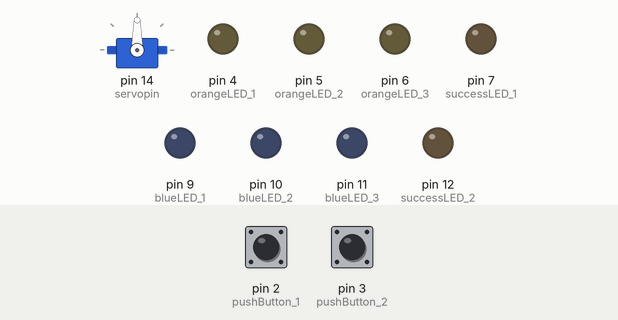
This sketch was run on a simulated Arduino Uno, built with avr-gcc and run on an emulated ATmega328P. On the bench: servo, output pins drawn as LEDs (lit = HIGH). The inputs (shaded band) are chosen by the test bench; at power-on: pin 2 (pushButton_1) HIGH, pin 3 (pushButton_2) HIGH. Random numbers use the default seed unless the sketch sets one.

Above: at 1.2 s.
1.3 s: pin 2 (pushButton_1) pulled LOW for 3.2 s
At 5.5 s:
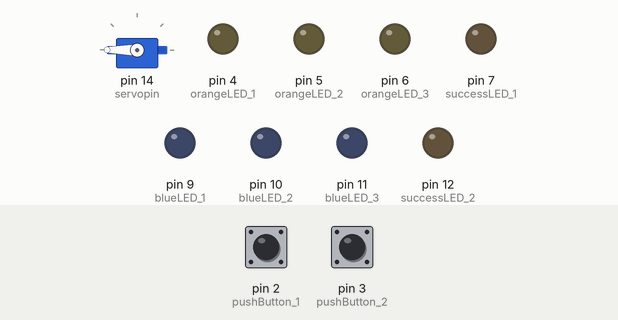
7.5 s: pin 3 (pushButton_2) pulled LOW for 3.2 s
At 13.2 s:
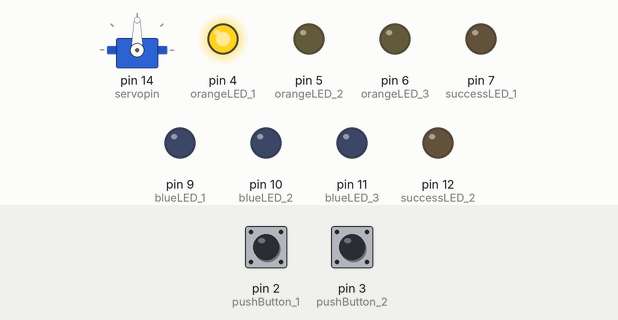
13.7 s: pin 3 (pushButton_2) pulled LOW for 0.15 s
At 14.6 s:
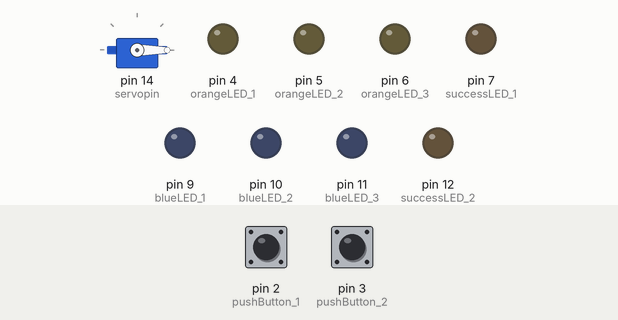
16.8 s: pin 3 (pushButton_2) pulled LOW for 1 s
At 19.9 s:
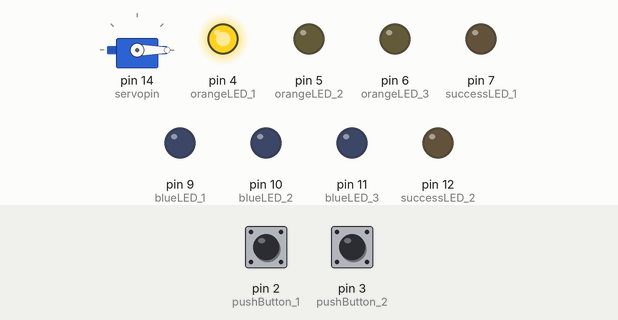
20.8 s: pin 2 (pushButton_1) pulled LOW for 3.2 s
At 26.4 s:
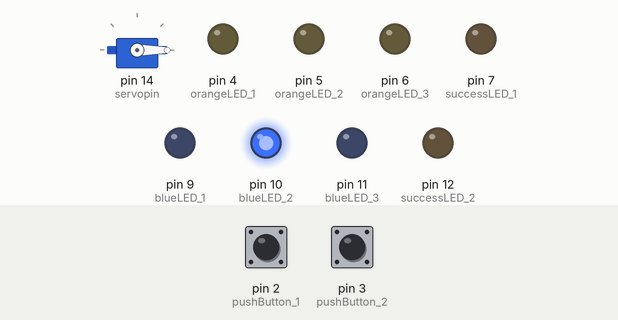
27.0 s: pin 2 (pushButton_1) pulled LOW for 1 s
At 32.8 s:
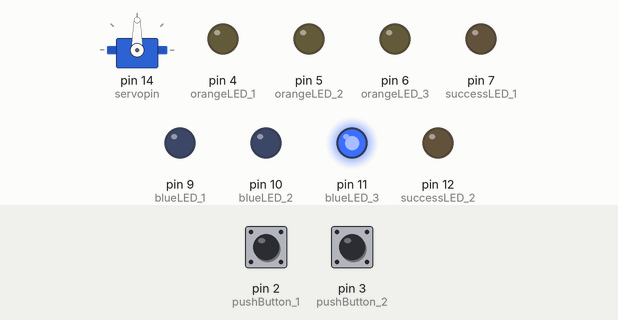
Timing chart, 0 to 40.1 s (numbered marks = the images above; inputs shaded):
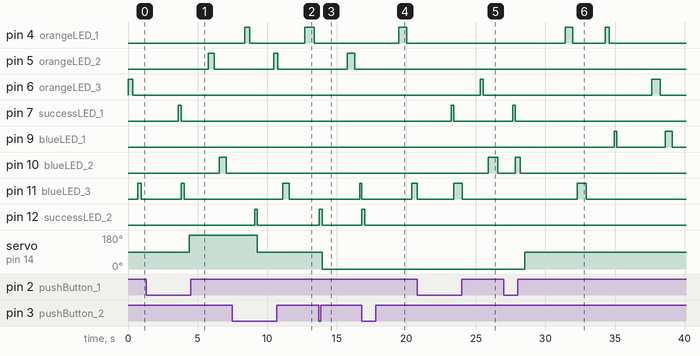

The sketch:

FINAL_CODE.ino
```cpp
// C++ code
#include <Servo.h>

int randomTime;
int p1_score=0;
int p2_score=0;
// I initialized player 1 LEDs
int orangeLED_1=4;
int orangeLED_2=5;
int orangeLED_3=6;
// Initializing player 2 LEDs
int blueLED_1=9;
int blueLED_2=10;
int blueLED_3=11;
int successLED_1=7;
int successLED_2=12;
int failureLED_1=8;
int failureLED_2=13;
int pushButton_1=2;
int pushButton_2=3;
// this Boolean variable is inizialed when the player does not press the pushButton
int Boolp1=0;
int Boolp2=0;
// I initialized the servo to pin 14, which was plugged into A0 in the Arduino
int servopin=14;
Servo myservo;

void setup()
{
    // I set all the LEDs to be outputs, as they will simply be on or off
  	pinMode(orangeLED_1,OUTPUT);
  	pinMode(orangeLED_2,OUTPUT);
  	pinMode(orangeLED_3,OUTPUT);
  	pinMode(blueLED_1,OUTPUT);
  	pinMode(blueLED_2,OUTPUT);
  	pinMode(blueLED_3,OUTPUT);
  	pinMode(successLED_1,OUTPUT);
    pinMode(successLED_2,OUTPUT);
    // The push buttons are inputs and sends signals to the Arduino
  	pinMode(pushButton_1,INPUT);
  	pinMode(pushButton_2,INPUT);
  	attachInterrupt(digitalPinToInterrupt(2), led_off_p1,FALLING);
  	attachInterrupt(digitalPinToInterrupt(3),led_off_p2,FALLING);
  	myservo.attach(servopin);
}

// The functions assigns the LEDs to different positions
void randomizer_p1()
{
  if(random(3)== 0)
  {whacky_1(orangeLED_1,pushButton_1);}
  else if (random(3)== 1){
    whacky_1(orangeLED_2,pushButton_1);}
  else
    whacky_1(orangeLED_3,pushButton_1);
}

void randomizer_p2()
{   if(random(3)== 0){
    whacky_2(blueLED_1,pushButton_2);}
  else if (random(3)== 1){
    whacky_2(blueLED_2,pushButton_2);}
  else
    whacky_2(blueLED_3,pushButton_2);
}

void loop()
{
  while (p2_score < 10 && p1_score < 10)// I called the randomizer function which will be executed until the score is less than 10
  {
    // Each chosen LED will have a random delay time until the next one is lit up again.
  	randomTime=random(500,3000);
  	randomizer_p1();
  	randomizer_p2();
    scorecheck();  // This checks the score for player 1 and player 2 after each chosen LED
  	delay(randomTime);
  }
    for(int z = 0; z < 5; z++) // if score is greater than 10, then we want to show that the game ended by blinking all the lights
    {
    digitalWrite(orangeLED_1,HIGH);
    digitalWrite(orangeLED_2,HIGH);
    digitalWrite(orangeLED_3,HIGH);
    digitalWrite(successLED_1,HIGH);
    digitalWrite(failureLED_1,HIGH);
    digitalWrite(blueLED_1,HIGH);
    digitalWrite(blueLED_2,HIGH);
    digitalWrite(blueLED_3,HIGH);
    digitalWrite(successLED_2,HIGH);
    digitalWrite(failureLED_2,HIGH);

    delay(100); // This delay function determins how long all the LEDs will be on for

    digitalWrite(orangeLED_1,LOW);
    digitalWrite(orangeLED_2,LOW);
    digitalWrite(orangeLED_3,LOW);
    digitalWrite(successLED_1,LOW);
    digitalWrite(failureLED_1,LOW);
    digitalWrite(blueLED_1,LOW);
    digitalWrite(blueLED_2,LOW);
    digitalWrite(blueLED_3,LOW);
    digitalWrite(successLED_2,LOW);
    digitalWrite(failureLED_2,LOW);
    delay(100); // The turned off LEDs, will be off for a certain amount of time
    }
}

void whacky_1(int p1_LED,int pushButton_1)
{
  digitalWrite(p1_LED,HIGH); // the chosen LEDs will start of being on
  int molewait_1 = random(200,700); // The LEDs will be on a for a ramdon amount of time
  long startTime_1 = millis();

  while(millis() - startTime_1 < molewait_1)  //  This function checks if we were in the duration of the LEDs being on
  { Boolp1=1;
    if (digitalRead(pushButton_1) == LOW)
    {
      digitalWrite(p1_LED,LOW); // we turn of LED as the push button was pressed
      digitalWrite(successLED_1,HIGH); // we turn on the p1 success LED as we captured the LED on time
      delay(200);
      digitalWrite(successLED_1,LOW);
      p1_score = p1_score + 1; // increase player 1 score, as we pressed button successfully
      return;
    }
  }
  // this suggests that that the player ran out of time in pressing the push button
  // Not being in the duration of capturing the LED, resulted to failure LED turning on
  Boolp1=0;
  digitalWrite(p1_LED,LOW);
  digitalWrite(failureLED_1,HIGH);
  delay(350);
  digitalWrite(failureLED_1,LOW);}

// Function for player 2
void whacky_2(int p2_LED,int pushButton_2)
{
  digitalWrite(p2_LED,HIGH);
  int molewait_2 = random(200,700);
  long startTime_2 = millis();

  while(millis()- startTime_2 < molewait_2)
  {Boolp2=1;
    if (digitalRead(pushButton_2) == LOW){
      digitalWrite(p2_LED,LOW);
      digitalWrite(successLED_2,HIGH);
      delay(200);
      digitalWrite(successLED_2,LOW);
      p2_score = p2_score + 1;
      return;
    }
 }
  Boolp2=0;
  digitalWrite(p2_LED,LOW);
  digitalWrite(failureLED_2,HIGH);
  delay(350);
  digitalWrite(failureLED_2,LOW);}

// ISR function
void led_off_p1()
{if (digitalRead(pushButton_1) == LOW && Boolp1 == 0)
  {digitalWrite(failureLED_1,HIGH);
    delay(200);
    digitalWrite(failureLED_1,LOW);
  }
}

void led_off_p2()
{if(digitalRead(pushButton_2) == LOW && Boolp2 == 0);{
  digitalWrite(failureLED_2,HIGH);
  delay(200);
  digitalWrite(failureLED_2,LOW);
  }
}
// Servo points to the player that has a higher score
void scorecheck(){
  if(p1_score > p2_score){
    myservo.write(180);}
  else if( p2_score > p1_score){
    myservo.write(0);
  }
  else{
    myservo.write(90);
  }

}
```

Measured:
- after the input at 1.3 s, pin 7 (successLED_1): LOW → HIGH after 2.3 s, → LOW 0.20 s later; servo on pin 14 (servopin): 90° → 180° after 3.1 s
- after the input at 7.5 s, pin 12 (successLED_2): LOW → HIGH after 1.6 s, → LOW 0.20 s later; servo on pin 14 (servopin): 180° → 90° after 1.8 s
- after the input at 13.7 s, pin 12 (successLED_2): LOW → HIGH at once, → LOW 0.20 s later; servo on pin 14 (servopin): 90° → 0° after 0.24 s
- after the input at 16.8 s, pin 12 (successLED_2): LOW → HIGH at once, → LOW 0.20 s later
- after the input at 20.8 s, pin 7 (successLED_1): LOW → HIGH after 2.4 s, → LOW 0.20 s later
- after the input at 27.0 s, pin 7 (successLED_1): LOW → HIGH after 0.65 s, → LOW 0.20 s later; servo on pin 14 (servopin): 0° → 90° after 1.5 s
